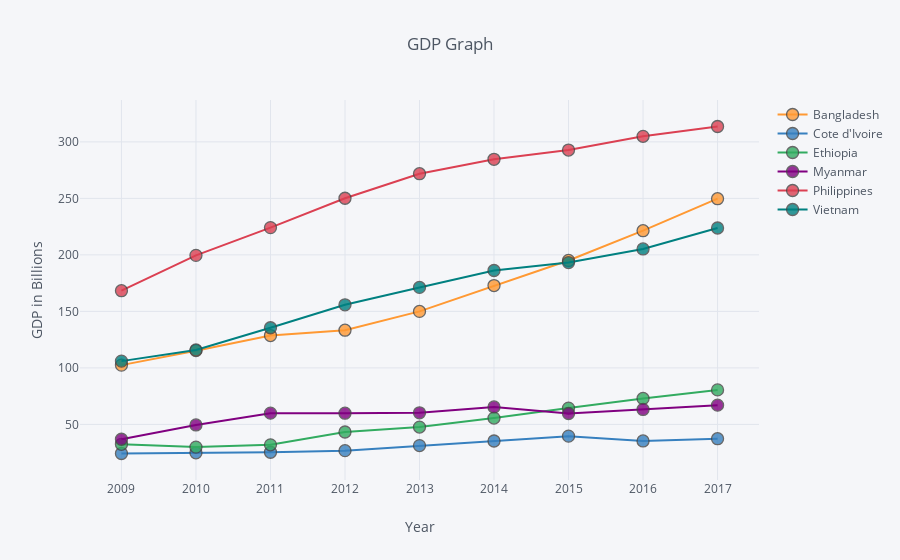

Here is the notebook cell this chart was saved with:
### Code cell
#Import packages
import pandas as pd # for analysis
import wbdata
import datetime
import plotly.plotly as py
import plotly.graph_objs as go
from plotly.offline import iplot, init_notebook_mode
# Using plotly + cufflinks in offline mode
import cufflinks
cufflinks.go_offline(connected=True)
init_notebook_mode(connected=True)

#Select countries and assign to list, excluding India for better scaling
countries = ["BGD", "VNM", "CIV", "ETH", "PHL", "MMR"]

#Select date range
data_date = (datetime.datetime(2009, 1, 1), datetime.datetime(2017, 1, 1))

#Select WB indicators from DataBank
indicators = {"DT.DOD.DLXF.CD": "External_debt_stocks", "NY.GDP.MKTP.CD": "GDP_USD"}
GDP = wbdata.get_dataframe(indicators, country=countries, data_date = data_date, convert_date=False)

GDPchart = pd.DataFrame(GDP.to_records())
GDPchart = GDPchart.rename(index=str, columns={
    "date":"Year",
    "country":"Country",
})

#Divide GDP_USD column to get units in billion
GDPchart['GDP_USD'] = GDPchart['GDP_USD'].apply(lambda x: x/1000000000)

GDPchart.iplot(
    x = 'Year',
    y = 'GDP_USD',
    mode = 'lines+markers',
    categories = 'Country',
    xTitle = 'Year',
    yTitle = 'GDP in Billions',
    title = 'GDP Graph')

### Figure 1 — Plotly figure (JSON) as saved in the notebook; plotly's stock layout.template omitted (floating-point values rounded to 4 significant figures)
{"data": [{"marker": {"color": "rgba(255, 153, 51, 1.0)", "line": {"width": 1.3}, "opacity": 0.8, "size": 12, "symbol": "circle"}, "mode": "lines+markers", "name": "Bangladesh", "textfont": {"color": "#4D5663"}, "type": "scatter", "uid": "7df05919-3041-4ed4-920c-a82a1f901ae7", "x": ["2017", "2016", "2015", "2014", "2013", "2012", "2011", "2010", "2009"], "y": [249.7, 221.4, 195.1, 172.9, 150.0, 133.4, 128.6, 115.3, 102.5]}, {"marker": {"color": "rgba(55, 128, 191, 1.0)", "line": {"width": 1.3}, "opacity": 0.8, "size": 12, "symbol": "circle"}, "mode": "lines+markers", "name": "Cote d'Ivoire", "textfont": {"color": "#4D5663"}, "type": "scatter", "uid": "deb2c453-111c-4aff-be2f-73cb7dc9d0f3", "x": ["2017", "2016", "2015", "2014", "2013", "2012", "2011", "2010", "2009"], "y": [37.35, 35.39, 39.63, 35.34, 31.27, 26.79, 25.38, 24.88, 24.28]}, {"marker": {"color": "rgba(50, 171, 96, 1.0)", "line": {"width": 1.3}, "opacity": 0.8, "size": 12, "symbol": "circle"}, "mode": "lines+markers", "name": "Ethiopia", "textfont": {"color": "#4D5663"}, "type": "scatter", "uid": "6bd7998c-c2e4-473e-84b6-79a6fcf87b66", "x": ["2017", "2016", "2015", "2014", "2013", "2012", "2011", "2010", "2009"], "y": [80.56, 73.0, 64.46, 55.61, 47.65, 43.31, 31.95, 29.93, 32.44]}, {"marker": {"color": "rgba(128, 0, 128, 1.0)", "line": {"width": 1.3}, "opacity": 0.8, "size": 12, "symbol": "circle"}, "mode": "lines+markers", "name": "Myanmar", "textfont": {"color": "#4D5663"}, "type": "scatter", "uid": "7dd3c824-560a-49f9-a9d6-2cd390f0c066", "x": ["2017", "2016", "2015", "2014", "2013", "2012", "2011", "2010", "2009"], "y": [67.07, 63.26, 59.69, 65.45, 60.27, 59.94, 59.98, 49.54, 36.91]}, {"marker": {"color": "rgba(219, 64, 82, 1.0)", "line": {"width": 1.3}, "opacity": 0.8, "size": 12, "symbol": "circle"}, "mode": "lines+markers", "name": "Philippines", "textfont": {"color": "#4D5663"}, "type": "scatter", "uid": "743ed834-283f-4c46-a5b8-be7444194943", "x": ["2017", "2016", "2015", "2014", "2013", "2012", "2011", "2010", "2009"], "y": [313.6, 304.9, 292.8, 284.6, 271.8, 250.1, 224.1, 199.6, 168.3]}, {"marker": {"color": "rgba(0, 128, 128, 1.0)", "line": {"width": 1.3}, "opacity": 0.8, "size": 12, "symbol": "circle"}, "mode": "lines+markers", "name": "Vietnam", "textfont": {"color": "#4D5663"}, "type": "scatter", "uid": "a4adc6c8-a669-4e0f-9524-6c64b1e836f1", "x": ["2017", "2016", "2015", "2014", "2013", "2012", "2011", "2010", "2009"], "y": [223.8, 205.3, 193.2, 186.2, 171.2, 155.8, 135.5, 115.9, 106.0]}], "layout": {"legend": {"bgcolor": "#F5F6F9", "font": {"color": "#4D5663"}}, "paper_bgcolor": "#F5F6F9", "plot_bgcolor": "#F5F6F9", "title": {"font": {"color": "#4D5663"}, "text": "GDP Graph"}, "xaxis": {"gridcolor": "#E1E5ED", "showgrid": true, "tickfont": {"color": "#4D5663"}, "title": {"font": {"color": "#4D5663"}, "text": "Year"}, "zerolinecolor": "#E1E5ED"}, "yaxis": {"gridcolor": "#E1E5ED", "showgrid": true, "tickfont": {"color": "#4D5663"}, "title": {"font": {"color": "#4D5663"}, "text": "GDP in Billions"}, "zerolinecolor": "#E1E5ED"}}}
